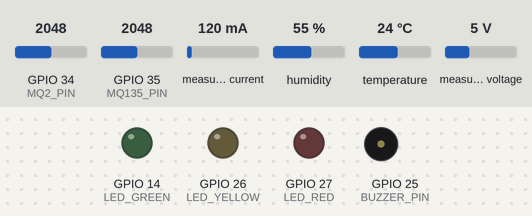
A sketch run on a simulated ESP32. Parts: output pins drawn as LEDs (lit = HIGH), buzzer (waves = sounding, pin HIGH). Inputs (shaded band) come from the test bench; at power-on: GPIO 34 (MQ2_PIN) = 2048, GPIO 35 (MQ135_PIN) = 2048, measured current 120 mA, humidity 55 %, temperature 24 °C, measured voltage 5 V. WiFi joins after 1.5 s; servers stay silent unless stated; what the sketch prints to the serial monitor is not drawn.

Above: at 0.0 s.
At 2.8 s:
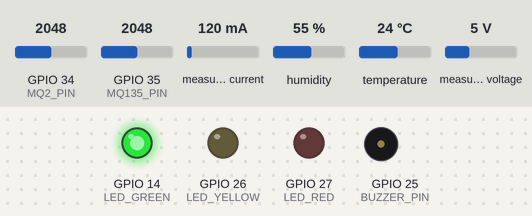
Timing chart, 0 to 4.3 s (numbered marks = the images above):
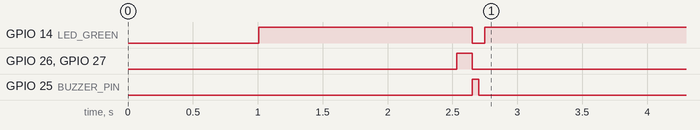

The sketch:

BatteryVital_v13.0.ino
```cpp
// ============================================================================
// Battery Vital v13.1 — Multi-Sensor Battery & Environmental Safety Node
// Architecture: INA219 + DHT11 + MQ-2 + MQ-135 -> ESP32 -> Firebase RTDB
// SAME hardware as v13.0 (no new pins). Edge autonomy: safety loop runs
// locally every 1.5s even with Wi-Fi down; actuators use millis() cadence.
// ============================================================================

#include <Arduino.h>
#include "config.h"
#include "sensors.h"
#include "led_control.h"
#include "selftest.h"
#include "firebase_ops.h"

unsigned long lastTelemetryTime = 0;
unsigned long lastCommandPollTime = 0;
unsigned long lastSensorTime = 0;
SensorData cached = {};
bool hasCached = false;

void setup() {
  Serial.begin(115200);
  delay(1000);
  Serial.println(F("=================================================="));
  Serial.println(F(" Battery Vital v13.1 — Safety & Telemetry Node   "));
  Serial.println(F("=================================================="));

  initActuators();
  initSensors();
  initWiFiAndFirebase();

  // Layer 0 Boot Hardware Self-Test
  runHardwareSelfTest();

  cached = readAllSensors();
  hasCached = true;
  lastSensorTime = millis();

  Serial.println(F("[Setup] Battery Vital node ready and listening."));
}

void loop() {
  unsigned long now = millis();

  // 1. Sample sensors locally every SENSOR_READ_MS (DHT-safe, WDT-safe).
  if (!hasCached || (now - lastSensorTime >= SENSOR_READ_MS)) {
    lastSensorTime = now;
    cached = readAllSensors();
    hasCached = true;
  }

  // 2. Drive actuators every iteration from the cached trip state.
  updateActuators(cached.safetyState, autoMode);

  // 3. Publish Telemetry to Firebase RTDB periodically (flat Format A).
  if (now - lastTelemetryTime >= TELEMETRY_INTERVAL) {
    lastTelemetryTime = now;
    publishTelemetry(cached);
  }

  // 4. Poll for Remote Commands (lockout enforced inside on trip).
  if (now - lastCommandPollTime >= COMMAND_POLL_MS) {
    lastCommandPollTime = now;
    pollCommands();
  }

  delay(5);
}
```

firebase_ops.h
```cpp
#ifndef FIREBASE_OPS_H
#define FIREBASE_OPS_H

#include <WiFi.h>
#include <FirebaseESP32.h>
#include <ArduinoJson.h>
#include "config.h"
#include "sensors.h"
#include "led_control.h"
#include "selftest.h"

static FirebaseData fbdo;
static FirebaseAuth fbAuth;
static FirebaseConfig fbConfig;
static bool autoMode = true;
static String lastSafetyState = "UNKNOWN";
static unsigned long lastWifiRetry = 0;

inline void initWiFiAndFirebase() {
  WiFi.mode(WIFI_STA);
  WiFi.begin(WIFI_SSID, WIFI_PASSWORD);
  Serial.print(F("Connecting to WiFi"));
  // Bounded wait at boot only; loop() reconnects non-blocking afterwards.
  int attempts = 0;
  while (WiFi.status() != WL_CONNECTED && attempts < 20) {
    delay(500);
    Serial.print(F("."));
    attempts++;
  }

  if (WiFi.status() == WL_CONNECTED) {
    Serial.println(F("\nWiFi Connected! IP: "));
    Serial.println(WiFi.localIP());
  } else {
    Serial.println(F("\nWiFi connection timed out. Proceeding in offline mode."));
  }

  fbConfig.host = FIREBASE_HOST;
  fbConfig.signer.tokens.legacy_token = FIREBASE_AUTH;
  Firebase.begin(&fbConfig, &fbAuth);
  Firebase.reconnectWiFi(true);
}

inline void maintainWiFi() {
  if (WiFi.status() == WL_CONNECTED) return;
  unsigned long now = millis();
  if (now - lastWifiRetry < WIFI_RETRY_MS) return;
  lastWifiRetry = now;
  WiFi.disconnect();
  WiFi.begin(WIFI_SSID, WIFI_PASSWORD);
}

// Format A flat packet (ESP32_RULES §3.2): current in mA, power in mW,
// millis() uptime, soh_valid gating, dV_dt/dT_dt, energyWh/cycles.
inline void publishTelemetry(const SensorData& data) {
  lastSafetyState = data.safetyState;
  maintainWiFi();
  if (WiFi.status() != WL_CONNECTED) return;

  StaticJsonDocument<1024> doc;
  doc["batteryId"] = DEVICE_ID;
  doc["deviceId"] = DEVICE_ID;
  doc["firmware"] = FIRMWARE_VERSION;
  doc["voltage"] = data.busVoltage;
  doc["current"] = data.current * 1000.0f;  // mA
  doc["power"] = data.power * 1000.0f;      // mW
  doc["temperature"] = data.temperature;
  doc["humidity"] = data.humidity;
  doc["mq2"] = (int)data.mq2;
  doc["mq135"] = (int)data.mq135;
  doc["soc"] = data.soc;
  doc["soh"] = data.soh;
  doc["soh_valid"] = data.sohValid;
  doc["bhi"] = data.bhi;
  doc["resistance"] = data.resistance;
  doc["dV_dt"] = data.dV_dt;
  doc["dT_dt"] = data.dT_dt;
  doc["energyWh"] = data.energyWh;
  doc["cycles"] = data.cycles;
  doc["errors"] = data.errors;
  doc["state"] = data.safetyState;
  doc["op"] = data.op;
  doc["ina_ok"] = data.inaConnected;
  doc["dht_ok"] = data.dhtConnected;
  doc["gas_warm"] = data.gasWarm;
  doc["wifi_rssi"] = (int)WiFi.RSSI();
  doc["free_heap"] = (int)ESP.getFreeHeap();
  doc["auto_mode"] = autoMode;
  doc["red_led"] = (digitalRead(LED_RED) == HIGH);
  doc["yellow_led"] = (digitalRead(LED_YELLOW) == HIGH);
  doc["green_led"] = (digitalRead(LED_GREEN) == HIGH);
  doc["buzzer"] = (digitalRead(BUZZER_PIN) == HIGH);
  doc["profile_id"] = data.profileId;
  doc["config_version"] = data.profileVersion;
  doc["applied_config_version"] = data.profileVersion;
  doc["timestamp"] = millis();

  // Layer 21: Device Token
  doc["device_token"] = DEVICE_AUTH_TOKEN;

  // Layer 0: Self-Test
  JsonObject selfTestObj = doc.createNestedObject("self_test");
  selfTestObj["ina_ack"] = g_selfTest.ina_ack;
  selfTestObj["dht_ok"] = g_selfTest.dht_ok;
  selfTestObj["mq2_ok"] = g_selfTest.mq2_ok;
  selfTestObj["mq135_ok"] = g_selfTest.mq135_ok;
  selfTestObj["gpio_ok"] = g_selfTest.gpio_ok;
  selfTestObj["buzzer_ok"] = g_selfTest.buzzer_ok;
  selfTestObj["wifi_ok"] = g_selfTest.wifi_ok;
  selfTestObj["config_ok"] = g_selfTest.config_ok;
  selfTestObj["passed"] = g_selfTest.passed;
  selfTestObj["summary"] = g_selfTest.summary;

  // Layer 18: Calibration & Drift Baseline
  JsonObject calObj = doc.createNestedObject("calibration");
  calObj["zero_offset_mA"] = data.zeroOffsetMA;
  calObj["last_cal_ms"] = data.calTime;
  calObj["mq2_baseline"] = data.mq2Baseline;
  calObj["mq135_baseline"] = data.mq135Baseline;

  // Layer 19: Sensor Confidence
  JsonObject confObj = doc.createNestedObject("sensor_confidence");
  confObj["ina"] = data.inaConfidence;
  confObj["dht"] = data.dhtConfidence;
  confObj["mq"] = data.mqConfidence;

  String jsonStr;
  serializeJson(doc, jsonStr);

  String path = "/live_data/" + String(DEVICE_ID);
  if (Firebase.setJSON(fbdo, path, jsonStr)) {
    Serial.println(F("[Firebase] Telemetry frame pushed successfully."));
  } else {
    Serial.print(F("[Firebase] Push error: "));
    Serial.println(fbdo.errorReason());
  }
}

inline bool safetyTripActive() {
  return lastSafetyState == "CRITICAL" || lastSafetyState == "EMERGENCY" || lastSafetyState == "PROFILE_MISMATCH";
}

// Generic profile intake: validates the webapp payload, then applies it as
// the runtime limits. Rejects insane bands (never bricks the node).
inline bool applyProfilePayload(JsonObject profile) {
  ActiveProfile p = {};
  p.profileId = profile["profile_id"] | "UNSET";
  p.version = profile["config_version"] | 0;
  p.vMax = profile["voltage_max"] | -1.0f;
  p.vMin = profile["voltage_min"] | -1.0f;
  p.chargeMaxA = profile["charge_current_max"] | -1.0f;
  p.dischargeMaxA = profile["discharge_current_max"] | -1.0f;
  p.tempChargeMax = profile["temp_charge_max"] | 45.0f;
  p.tempDischargeMax = profile["temp_discharge_max"] | 60.0f;
  p.nominalV = profile["nominal_voltage"] | ((p.vMax + p.vMin) / 2.0f);
  p.capacityAh = profile["capacity_ah"] | PACK_NOMINAL_AH;
  // Derive operating bands with the same guard margins as the web builder
  // when the deploy payload carries only floor/ceiling + currents.
  float span = p.vMax - p.vMin;
  p.vWarnLow = p.vMin + span * 0.12f;
  p.vNormMin = p.vMin + span * 0.25f;
  p.vNormMax = p.vMax - span * 0.10f;
  p.vWarnHigh = p.vMax - span * 0.03f;
  p.valid = false;
  return applyProfile(p);
}

inline void pollCommands() {
  maintainWiFi();
  if (WiFi.status() != WL_CONNECTED) return;

  String path = "/commands/" + String(DEVICE_ID);
  if (Firebase.getJSON(fbdo, path)) {
    StaticJsonDocument<256> doc;
    DeserializationError err = deserializeJson(doc, fbdo.jsonString());
    if (!err) {
      // Layer 18: Calibration command
      if (doc.containsKey("command")) {
        String cmd = doc["command"].as<String>();
        if (cmd == "CALIBRATE_ZERO") {
          calibrateZeroCurrent();
        }
      }
      // Runtime profile first: DEPLOY TO ESP32 lands here.
      if (doc.containsKey("profile")) {
        applyProfilePayload(doc["profile"].as<JsonObject>());
      } else if (doc.containsKey("profile_id") && doc.containsKey("voltage_max")) {
        applyProfilePayload(doc.as<JsonObject>());
      }
      if (doc.containsKey("auto_mode")) {
        autoMode = doc["auto_mode"].as<bool>();
      }
      // Hardware lockout: a trip forces auto mode and rejects silencing.
      if (safetyTripActive()) {
        autoMode = true;
        return;
      }
      if (!autoMode) {
        bool g = doc["led_green"] | false;
        bool y = doc["led_yellow"] | false;
        bool r = doc["led_red"] | false;
        setLEDs(g, y, r);

        if (doc.containsKey("buzzer_mode")) {
          String bMode = doc["buzzer_mode"].as<String>();
          if (bMode == "continuous") setBuzzerMode(BUZZER_CONTINUOUS);
          else if (bMode == "fast_beep") setBuzzerMode(BUZZER_FAST_BEEP);
          else if (bMode == "slow_beep") setBuzzerMode(BUZZER_SLOW_BEEP);
          else setBuzzerMode(BUZZER_OFF);
        } else if (doc.containsKey("buzzer")) {
          setBuzzerMode(doc["buzzer"].as<bool>() ? BUZZER_CONTINUOUS : BUZZER_OFF);
        }
      }
    }
  }
}

#endif // FIREBASE_OPS_H
```

led_control.h
```cpp
#ifndef LED_CONTROL_H
#define LED_CONTROL_H

#include <Arduino.h>
#include "config.h"

enum BuzzerMode {
  BUZZER_OFF,
  BUZZER_CONTINUOUS,
  BUZZER_FAST_BEEP,
  BUZZER_SLOW_BEEP
};

static BuzzerMode currentBuzzerMode = BUZZER_OFF;
static unsigned long lastBuzzerToggle = 0;
static bool buzzerState = false;
static unsigned long txPulseStart = 0;
static bool txActive = false;

inline void initActuators() {
  pinMode(LED_GREEN, OUTPUT);
  pinMode(LED_YELLOW, OUTPUT);
  pinMode(LED_RED, OUTPUT);
  pinMode(BUZZER_PIN, OUTPUT);

  // Green LED ON continuously: power/system ON indicator
  digitalWrite(LED_GREEN, HIGH);
  digitalWrite(LED_YELLOW, LOW);
  digitalWrite(LED_RED, LOW);
  digitalWrite(BUZZER_PIN, LOW);
}

inline void setLEDs(bool green, bool yellow, bool red) {
  digitalWrite(LED_GREEN, green ? HIGH : LOW);
  digitalWrite(LED_YELLOW, yellow ? HIGH : LOW);
  digitalWrite(LED_RED, red ? HIGH : LOW);
}

inline void triggerTxBlinkAndBeep() {
  txActive = true;
  txPulseStart = millis();
  digitalWrite(LED_YELLOW, HIGH);
  digitalWrite(BUZZER_PIN, HIGH);
}

inline void setBuzzerMode(BuzzerMode mode) {
  currentBuzzerMode = mode;
  if (mode == BUZZER_OFF && !txActive) {
    digitalWrite(BUZZER_PIN, LOW);
    buzzerState = false;
  } else if (mode == BUZZER_CONTINUOUS) {
    digitalWrite(BUZZER_PIN, HIGH);
    buzzerState = true;
  }
}

// Redesigned response:
// - Green LED: Continuous ON (System ON & Active)
// - Yellow LED: Blinks on telemetry transmission with single beep
// - Red LED: Active ONLY during danger (WARNING, CRITICAL, EMERGENCY, or fault)
inline void applyGradedLevel(const String& safetyState) {
  // Green is always continuous ON
  digitalWrite(LED_GREEN, HIGH);

  if (safetyState == "EMERGENCY") {
    digitalWrite(LED_RED, HIGH);
    setBuzzerMode(BUZZER_CONTINUOUS);
  } else if (safetyState == "CRITICAL") {
    digitalWrite(LED_RED, HIGH);
    setBuzzerMode(BUZZER_FAST_BEEP);
  } else if (safetyState == "WARNING") {
    digitalWrite(LED_RED, HIGH);
    setBuzzerMode(BUZZER_SLOW_BEEP);
  } else {
    // SAFE, CAUTION, or Normal: Red LED is OFF
    digitalWrite(LED_RED, LOW);
    setBuzzerMode(BUZZER_OFF);
  }
}

inline void updateActuators(const String& safetyState, bool autoMode) {
  if (autoMode) {
    applyGradedLevel(safetyState);
  }

  unsigned long now = millis();

  // Handle Yellow Tx pulse and single beep completion (100ms)
  if (txActive) {
    if (now - txPulseStart >= 100) {
      txActive = false;
      digitalWrite(LED_YELLOW, LOW);
      if (currentBuzzerMode == BUZZER_OFF) {
        digitalWrite(BUZZER_PIN, LOW);
      }
    }
    return;
  }

  // Non-blocking buzzer cadence for danger alarms
  if (currentBuzzerMode == BUZZER_FAST_BEEP) {
    if (now - lastBuzzerToggle >= 500) {
      lastBuzzerToggle = now;
      buzzerState = !buzzerState;
      digitalWrite(BUZZER_PIN, buzzerState ? HIGH : LOW);
    }
  } else if (currentBuzzerMode == BUZZER_SLOW_BEEP) {
    if (now - lastBuzzerToggle >= 2000) {
      lastBuzzerToggle = now;
      buzzerState = !buzzerState;
      digitalWrite(BUZZER_PIN, buzzerState ? HIGH : LOW);
    }
  }
}

#endif // LED_CONTROL_H
```

selftest.h
```cpp
#ifndef SELFTEST_H
#define SELFTEST_H

#include <Arduino.h>
#include <Wire.h>
#include <WiFi.h>
#include "config.h"

// ============================================================================
// Battery Vital v13.1 — Boot Hardware Self-Test (Layer 0)
// Runs once in setup(). Checks sensor I2C ACK, DHT bus, MQ ADC sanity,
// GPIO outputs, buzzer audio, Wi-Fi connectivity, and config integrity.
// Results are exposed in the telemetry payload for webapp /diagnostics.
// ============================================================================

struct SelfTestResults {
  bool ina_ack = false;
  bool dht_ok = false;
  bool mq2_ok = false;
  bool mq135_ok = false;
  bool gpio_ok = false;
  bool buzzer_ok = false;
  bool wifi_ok = false;
  bool config_ok = false;
  bool passed = false;
  char summary[96] = {0};
};

static SelfTestResults g_selfTest = {
  false, false, false, false, false, false, false, false, false, "INITIALIZING"
};

inline SelfTestResults runHardwareSelfTest() {
  Serial.println(F("[SelfTest] Starting Layer 0 Hardware Self-Test Sequence..."));
  SelfTestResults res = {};
  res.passed = true;

  // 1. INA219 I2C ACK check
  Wire.beginTransmission(INA219_I2C_ADDR);
  byte i2cErr = Wire.endTransmission();
  res.ina_ack = (i2cErr == 0);
  if (res.ina_ack) {
    Serial.println(F("  [✓] INA219 I2C ACK: OK (0x40 responded)"));
  } else {
    Serial.print(F("  [✗] INA219 I2C ACK: FAIL (error code "));
    Serial.print(i2cErr);
    Serial.println(F(") — check SDA/SCL pull-ups"));
    res.passed = false;
  }

  // 2. DHT Read Sanity Check (pin level check)
  pinMode(DHT_PIN, INPUT_PULLUP);
  int dhtPinState = digitalRead(DHT_PIN);
  res.dht_ok = (dhtPinState == HIGH); // Should idle HIGH with pull-up
  if (res.dht_ok) {
    Serial.println(F("  [✓] DHT Bus Line: OK (Idle HIGH detected)"));
  } else {
    Serial.println(F("  [✗] DHT Bus Line: FAIL (Held LOW or disconnected)"));
    res.passed = false;
  }

  // 3. MQ-2 ADC Sanity Check (ADC1_CH6, Pin 34)
  int rawMq2 = analogRead(MQ2_PIN);
  res.mq2_ok = (rawMq2 >= 0 && rawMq2 <= 4095);
  if (res.mq2_ok) {
    Serial.print(F("  [✓] MQ-2 ADC Sanity: OK (raw reading = "));
    Serial.print(rawMq2);
    Serial.println(F(")"));
  } else {
    Serial.println(F("  [✗] MQ-2 ADC Sanity: FAIL (out of ADC range)"));
    res.passed = false;
  }

  // 4. MQ-135 ADC Sanity Check (ADC1_CH7, Pin 35)
  int rawMq135 = analogRead(MQ135_PIN);
  res.mq135_ok = (rawMq135 >= 0 && rawMq135 <= 4095);
  if (res.mq135_ok) {
    Serial.print(F("  [✓] MQ-135 ADC Sanity: OK (raw reading = "));
    Serial.print(rawMq135);
    Serial.println(F(")"));
  } else {
    Serial.println(F("  [✗] MQ-135 ADC Sanity: FAIL (out of ADC range)"));
    res.passed = false;
  }

  // 5. GPIO Output Pins (Green, Yellow, Red LEDs)
  pinMode(LED_GREEN, OUTPUT);
  pinMode(LED_YELLOW, OUTPUT);
  pinMode(LED_RED, OUTPUT);
  digitalWrite(LED_GREEN, HIGH);
  digitalWrite(LED_YELLOW, HIGH);
  digitalWrite(LED_RED, HIGH);
  delay(120);
  digitalWrite(LED_GREEN, LOW);
  digitalWrite(LED_YELLOW, LOW);
  digitalWrite(LED_RED, LOW);
  res.gpio_ok = true;
  Serial.println(F("  [✓] GPIO Output Stage: OK (LED cycle tested)"));

  // 6. Buzzer Test Chirp (50ms audible indication)
  pinMode(BUZZER_PIN, OUTPUT);
  digitalWrite(BUZZER_PIN, HIGH);
  delay(50);
  digitalWrite(BUZZER_PIN, LOW);
  res.buzzer_ok = true;
  Serial.println(F("  [✓] Buzzer Audio Check: OK (50ms test chirp)"));

  // 7. Config Integrity
  res.config_ok = (TELEMETRY_INTERVAL >= 500 && SENSOR_READ_MS >= 500 && PACK_V_MAX > PACK_V_MIN);
  if (res.config_ok) {
    Serial.println(F("  [✓] Config Integrity: OK (Timing & thresholds valid)"));
  } else {
    Serial.println(F("  [✗] Config Integrity: FAIL"));
    res.passed = false;
  }

  // 8. Wi-Fi Status Check
  res.wifi_ok = (WiFi.status() == WL_CONNECTED);
  if (res.wifi_ok) {
    Serial.println(F("  [✓] Network Link: OK (Connected to Wi-Fi)"));
  } else {
    Serial.println(F("  [!] Network Link: UNLINKED (Offline mode active)"));
  }

  // Summary
  if (res.passed) {
    snprintf(res.summary, sizeof(res.summary), "PASS — ALL SENSORS & ACTUATORS READY (FW %s)", FIRMWARE_VERSION);
    Serial.println(F("[SelfTest] >>> RESULT: SYSTEM READY (All critical checks passed) <<<"));
  } else {
    snprintf(res.summary, sizeof(res.summary), "DEGRADED — SENSOR/CONFIG FAULT DETECTED (FW %s)", FIRMWARE_VERSION);
    Serial.println(F("[SelfTest] >>> RESULT: DEGRADED (Check physical wiring) <<<"));
  }

  g_selfTest = res;
  return res;
}

#endif // SELFTEST_H
```

Source omitted: sensors.h (17456 bytes), config.h (4147 bytes)

Measured:
- by itself, GPIO 14 (LED_GREEN): HIGH → LOW at 2.7 s, → HIGH 0.10 s later
